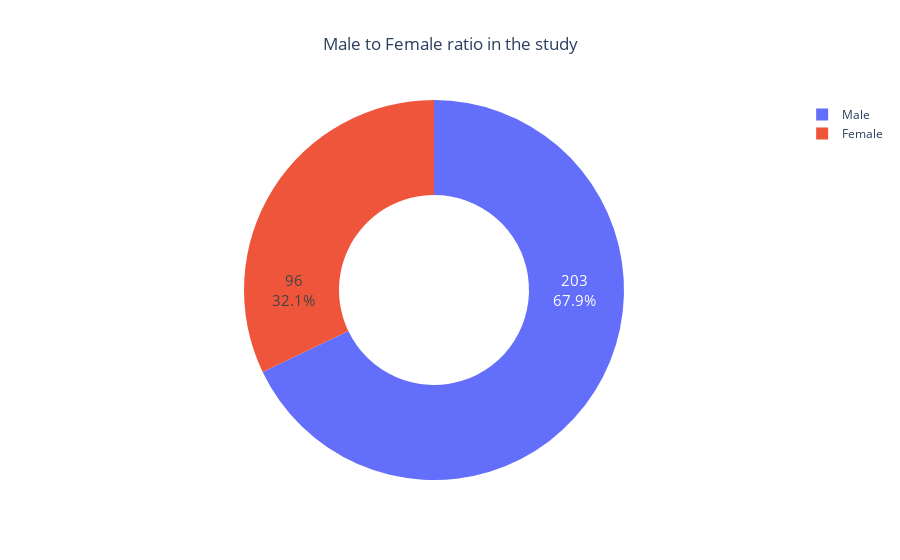

The code cell stored with this chart in its notebook:
### Markdown cell above
## 1.4 Male and Female Propotion

### Code cell
df=data['sex'].value_counts().reset_index().rename(columns={'index':'sex','sex':'count'})
fig = go.Figure([go.Pie(labels=['Male', 'Female'],values=df['count'], hole = 0.5)])
fig.update_traces(hoverinfo='label+percent', textinfo='value+percent', textfont_size=15,insidetextorientation='radial')
fig.update_layout(title="Male to Female ratio in the study",title_x=0.5)
fig.show()

### Figure 1 — Plotly figure (JSON) as saved in the notebook; plotly's stock layout.template omitted (floating-point values rounded to 4 significant figures)
{"data": [{"hole": 0.5, "hoverinfo": "label+percent", "insidetextorientation": "radial", "labels": ["Male", "Female"], "textfont": {"size": 15}, "textinfo": "value+percent", "type": "pie", "values": [203, 96]}], "layout": {"title": {"text": "Male to Female ratio in the study", "x": 0.5}}}
